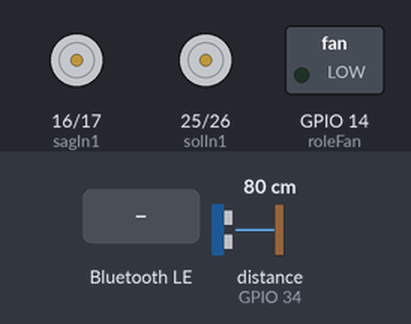
This program was run on a simulated ESP32. Shown: motor-driver pin pairs drawn as motors (green arrow = first pin HIGH = forward, orange = second pin HIGH = backward, longer = more drive, scaled by the enable pin), switched loads named in the program (green lamp = pin HIGH). Wiring (inferred from the names in the program): ultrasonic range finder: trigger GPIO 4; echo GPIO 34. The inputs (shaded band) are chosen by the test bench; at power-on: distance to the obstacle (sensor on GPIO 34) 80 cm. The echo pulse lasts 58.3 µs per cm; random numbers use the default seed unless the program sets one; nothing arrives over Bluetooth unless stated; a phone connects over Bluetooth LE 3 s after start; pins used as bus, display or sensor lines are not drawn; what the program prints to the serial monitor is not drawn.

Above: at 1.2 s.
1.3 s: Bluetooth LE write "X" received
At 2.4 s:
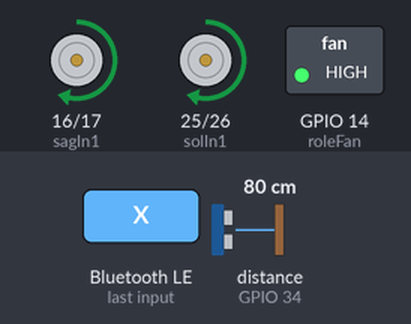
2.8 s: distance to the obstacle (sensor on GPIO 34) set to 35 cm
4.3 s: distance to the obstacle (sensor on GPIO 34) set to 29 cm
At 4.55 s:
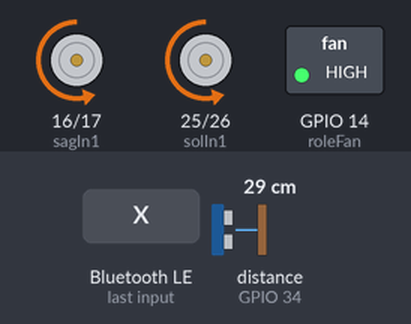
7.3 s: Bluetooth LE write "V" received
At 7.92 s:
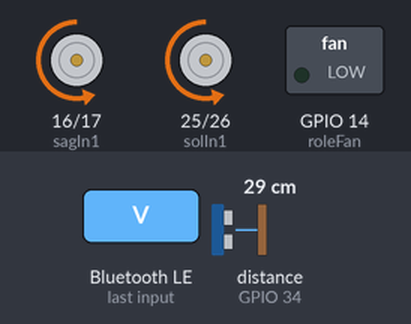
10.3 s: Bluetooth LE write "O" received
At 10.44 s:
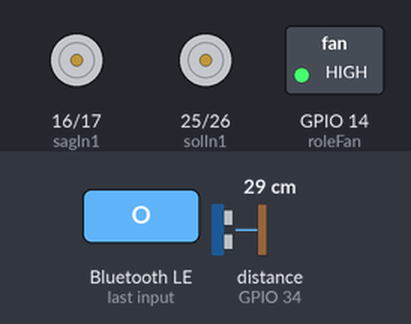
13.3 s: Bluetooth LE write "F" received
Timing chart, 0 to 15.9 s (numbered marks = the images above; inputs shaded):
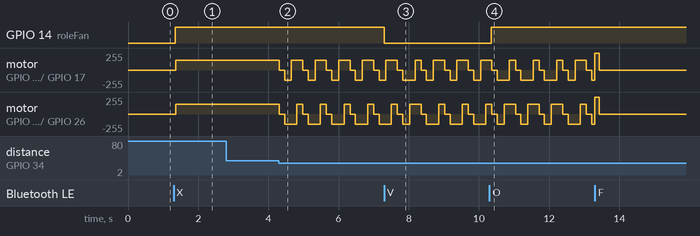

Measured:
- the behaviour switches between 32 and 31 cm on distance to the obstacle (sensor on GPIO 34) (found by bisection; images 1 and 2)
- after the input at 1.3 s, GPIO 14 (roleFan): LOW → HIGH after 0.05 s; motor on GPIO 16 (sagIn1) / GPIO 17 (sagIn2), motor on GPIO 25 (solIn1) / GPIO 26 (solIn2): stopped → forward 150/255 after 0.07 s
- after the input at 2.8 s, every drawn part: stays the same
- after the input at 7.3 s, GPIO 14 (roleFan): HIGH → LOW at once
- after the input at 10.3 s, GPIO 14 (roleFan): LOW → HIGH after 0.05 s

The program:

main.cpp
```cpp
/******************************************************************************
 * ROVER SÜPÜRGE — BLE Kontrollü Robot Süpürge
 *
 * Donanım:
 *   - ESP32 (BLE üzerinden Nordic UART servisi ile komut alır)
 *   - 2 adet DC motor + 2 adet L293D motor sürücü (sol/sağ teker)
 *   - HC-SR04 ön mesafe sensörü (otonom modda engel algılama)
 *   - TIP3055 NPN transistör ile sürülen salyangoz fan (aktif-HIGH)
 *   - 2S BMS 18650 Li-ion pillerin sağlıklı kontrolü için (ESP32, motorlar ve fan için)
 *   - 2S 18650 Li-ion pil (ESP32, motorlar ve fan için)
 *   - 12v fan için step-up dönüştürücü
 *   - Şasi, kapak ve montaj parçaları (3D baskı)
 *   - 2S pil şarj devresi (dahili Type-C USB ile şarj)
 *   - Güç Switchi (pil bağlantısını kesmek için)
 *
 * Çalışma Modları:
 *   1) Manuel mod  — telefondan gelen F/B/L/R tuşları ile küçük adımlı sürüş
 *   2) Otonom mod  — engelden kaçarak kendi başına gezinme + fan otomatik açık
 *
 * BLE Komutları (telefondan tek karakter olarak gönderilir):
 *   F = ileri    B = geri     L = sol     R = sağ
 *   S = tam dur (otonomu da kapatır)
 *   X = otonom modu başlat (fanı da açar)
 *   O = fan AÇ   P = fan KAPAT   V = fan toggle
 *
 * Telemetri (telefona her saniye gönderilir):
 *   "D:<mesafe_cm> F:<0|1> A:<0|1>"  → mesafe, fan durumu, otonom mod
 *
 * Kullanılan Kütüphaneler:
 *   - Arduino.h        → Arduino çekirdek API (pinMode, digitalWrite, millis,
 *                        delay, analogWrite/PWM, Serial vb. temel fonksiyonlar)
 *   - BLEDevice.h      → ESP32 BLE yığınının ana arayüzü; cihazı başlatır
 *                        (BLEDevice::init), server/advertising yönetir
 *   - BLEServer.h      → BLE sunucu nesnesi; bağlantı geri çağrılarını
 *                        (onConnect / onDisconnect) burada tanımlıyoruz
 *   - BLEUtils.h       → BLE yardımcı tipler ve makrolar (UUID dönüşümleri vb.)
 *   - BLE2902.h        → Notify özelliği için gerekli olan standart
 *                        Client Characteristic Configuration Descriptor (CCCD).
 *                        Telefon "notify aboneliği" açabilsin diye TX
 *                        karakteristiğine eklenir.
 *   - soc/soc.h        → ESP32 düşük seviye register tanımları
 *   - soc/rtc_cntl_reg.h → RTC kontrol register adresleri; brownout
 *                        dedektörünü devre dışı bırakmak için kullanılır
 *                        (WRITE_PERI_REG(RTC_CNTL_BROWN_OUT_REG, 0))
 *
 * NOT: BLE kütüphaneleri (BLEDevice, BLEServer, BLEUtils, BLE2902) ESP32
 * Arduino çekirdeği ile birlikte gelir; ayrıca kurulum gerekmez. platformio.ini
 * içinde "framework = arduino" ve "platform = espressif32" yeterlidir.
 ******************************************************************************/

#include <Arduino.h>
#include <BLEDevice.h>
#include <BLEServer.h>
#include <BLEUtils.h>
#include <BLE2902.h>
#include "soc/soc.h"
#include "soc/rtc_cntl_reg.h"

// ===========================================================================
// PİN TANIMLARI
// ===========================================================================

// Sol motor (L293D U2, M1 çıkışı)
const int solEnable = 18;   // PWM hız kontrolü
const int solIn1    = 25;   // Yön kontrolü 1
const int solIn2    = 26;   // Yön kontrolü 2

// Sağ motor (L293D U3, M3 çıkışı)
const int sagEnable = 19;
const int sagIn1    = 16;
const int sagIn2    = 17;

// HC-SR04 ön mesafe sensörü
const int onTrig = 4;       // Tetik çıkışı
const int onEcho = 34;      // Echo girişi (input-only pin)

// Salyangoz fan kontrolü (TIP3055 transistör üzerinden)
// GPIO14 → 1kΩ direnç → TIP3055 base; fan emitter-collector hattından geçer
const int roleFan = 14;
const bool ROLE_AKTIF = HIGH;  // Pin HIGH → transistör iletim → fan ÇALIŞIR
const bool ROLE_PASIF = LOW;   // Pin LOW  → transistör kesim  → fan DURUR

// ===========================================================================
// AYAR SABİTLERİ
// ===========================================================================

// Motor hızları (0-255 PWM aralığı)
// HIZ_ILERI bilerek düşük: HC-SR04 yumuşak/eğik yüzeyleri kötü gördüğü için
// yavaş hız reaksiyon süresini artırır, çarpışma şansını azaltır.
#define HIZ_ILERI       150   // Otonom moddaki ileri hız (yavaş = güvenli)
#define HIZ_GERI        150   // Otonom moddaki geri kaçış hızı
#define HIZ_DONUS       150   // Otonom moddaki dönüş hızı

// Engel algılama parametreleri
#define ENGEL_ESIK_CM   30    // Bu mesafenin altındaki cisimler engel sayılır (erken kaç)
#define MESAFE_GECERSIZ 999   // HC-SR04 timeout veya hatalı okuma değeri

// Otonom modda engelden kaçış adımlarının süreleri (ms)
#define SURE_DUR        150   // Engel görünce durup teyit etme süresi
#define SURE_GERI       200   // Engelden uzaklaşmak için geri gitme süresi
#define SURE_DONUS      150   // Yeni yön bulmak için dönüş süresi
#define SURE_KOR_ILERI  150   // Dönüş sonrası kısa süre kör ileri (kaçış-kaçış döngüsünü kırar)

// Manuel modda her tuşa basışta yapılacak küçük "dürtme" süreleri
// (Uygulama tek karakter gönderdiği için robot bu süre boyunca hareket eder)
#define DURTME_ILERI    120   // İleri/geri tek tuş süresi
#define DURTME_DONUS    80    // Sağ/sol tek tuş süresi (daha kısa = daha az açı)

// Telefona telemetri gönderim periyodu (ms)
#define SENSOR_PERIYOT  100

// ===========================================================================
// BLE — Nordic UART Service UUID'leri (standart NUS profili)
// ===========================================================================
#define SERVICE_UUID           "6E400001-B5A3-F393-E0A9-E50E24DCCA9E"
#define CHARACTERISTIC_UUID_RX "6E400002-B5A3-F393-E0A9-E50E24DCCA9E"  // Telefon → ESP32
#define CHARACTERISTIC_UUID_TX "6E400003-B5A3-F393-E0A9-E50E24DCCA9E"  // ESP32 → Telefon

// ===========================================================================
// DURUM DEĞİŞKENLERİ
// ===========================================================================

BLECharacteristic *pSensorCharacteristic;  // Telemetri karakteristiği (notify)
bool deviceConnected = false;              // BLE bağlı mı?
bool otonomMod       = false;              // Otonom mod aktif mi?
bool fanAcik         = false;              // Fan durumu

// Zamanlayıcılar (millis() tabanlı, bloke etmeyen kontrol için)
unsigned long sonSensorZamani    = 0;  // En son telemetri gönderim anı
unsigned long sonKomutZamani     = 0;  // En son manuel komut anı
unsigned long aktifDurtmeSuresi  = 0;  // Mevcut dürtmenin süresi (ileri/dönüş'e göre değişir)

// Otonom mod state machine — engelden kaçış adımları sırayla yürür
// OTO_KOR_ILERI: dönüş sonrası kısa süre engele bakmadan ileri gitme aşaması
// (aynı engelden tekrar tekrar kaçma döngüsünü kırmak için)
enum OtonomState { OTO_ILERI, OTO_DUR, OTO_GERI, OTO_DONUS, OTO_KOR_ILERI };
OtonomState otonomState = OTO_ILERI;
unsigned long otonomStateBaslangic = 0;  // Mevcut state'e girilen an
bool donusSaga = true;                   // Her engelde rastgele yön seçilir

// ===========================================================================
// BLE GERİ ÇAĞRILARI
// ===========================================================================

// Bağlantı durumunu takip eder; bağlantı kopunca tekrar advertising başlatır
class MyServerCallbacks: public BLEServerCallbacks {
  void onConnect(BLEServer* pServer) override {
    deviceConnected = true;
  }
  void onDisconnect(BLEServer* pServer) override {
    deviceConnected = false;
    BLEDevice::startAdvertising();  // Tekrar bağlanılabilsin diye reklam at
  }
};

// ===========================================================================
// FAN KONTROL
// ===========================================================================

// Fanı aç/kapat. ac=true → fan çalışır, ac=false → fan durur.
// Fan açılırken küçük bir gecikme verilir: motor PWM gürültüsü ve BLE radyosu
// stabil hale gelsin, ESP32 besleme spike'ı yaşamasın diye.
void fanAyarla(bool ac) {
  if (ac && !fanAcik) {
    delay(50);  // Açılış öncesi besleme stabilize olsun
  }
  fanAcik = ac;
  digitalWrite(roleFan, ac ? ROLE_AKTIF : ROLE_PASIF);
}

// ===========================================================================
// MOTOR KONTROL
// ===========================================================================

// İki tekeri aynı hızda fakat istenen yönlerde sür.
//   hiz       : 0-255 arası PWM değeri
//   sagIleri  : true → sağ teker ileri, false → geri
//   solIleri  : true → sol teker ileri, false → geri
//
// İleri gitmek için ikisi de true, geri için ikisi de false,
// sağa dönmek için sağ=false sol=true, sola dönmek için sağ=true sol=false.
void motorSur(int hiz, bool sagIleri, bool solIleri) {
  digitalWrite(sagIn1, sagIleri ? HIGH : LOW);
  digitalWrite(sagIn2, sagIleri ? LOW  : HIGH);
  analogWrite(sagEnable, hiz);
  digitalWrite(solIn1, solIleri ? HIGH : LOW);
  digitalWrite(solIn2, solIleri ? LOW  : HIGH);
  analogWrite(solEnable, hiz);
}

// İki motoru da durdur (PWM=0 ve yön pinleri LOW).
void motorDur() {
  analogWrite(sagEnable, 0);
  analogWrite(solEnable, 0);
  digitalWrite(sagIn1, LOW); digitalWrite(sagIn2, LOW);
  digitalWrite(solIn1, LOW); digitalWrite(solIn2, LOW);
}

// ===========================================================================
// MESAFE SENSÖRÜ
// ===========================================================================

// HC-SR04'ten tek ölçüm al, mesafeyi cm cinsinden döndür.
// Echo gelmezse (timeout 25ms) MESAFE_GECERSIZ döner.
long mesafeOku() {
  digitalWrite(onTrig, LOW);  delayMicroseconds(2);
  digitalWrite(onTrig, HIGH); delayMicroseconds(10);
  digitalWrite(onTrig, LOW);
  long sure = pulseIn(onEcho, HIGH, 25000);
  return (sure <= 0) ? MESAFE_GECERSIZ : (sure * 0.034 / 2);
}

// 3 ardışık okumanın medyanını döndürür — tek parazitli/sıçramış okumayı eler.
// Otonom modda yanlış engel algılamasını azaltmak için kullanılır.
//
// TIMEOUT MANTIĞI:
//   - 3/3 timeout → büyük ihtimalle açık alan (>4m boşluk), "engel yok" döndür
//   - 1-2 timeout → geçerli okumalardan en küçüğünü al (en yakın cisim önemli)
//   - 0 timeout   → klasik medyan
// Bu sayede açık alanda gereksiz manevra olmaz; ama yakında kararsız sinyal
// veren yumuşak/eğik yüzeyler hala yakalanır (en az bir okuma kısa gelir).
long mesafeOkuFiltreli() {
  long a = mesafeOku();
  long b = mesafeOku();
  long c = mesafeOku();

  int timeoutSayisi = (a == MESAFE_GECERSIZ) + (b == MESAFE_GECERSIZ) + (c == MESAFE_GECERSIZ);

  // Tüm okumalar timeout → açık alan, "engel yok"
  if (timeoutSayisi == 3) {
    return MESAFE_GECERSIZ;
  }

  // En az bir geçerli okuma var → timeoutları at, geçerlilerden en küçüğünü dön
  // (En yakın cisim en kritik bilgi, "kötümser" davranıyoruz)
  long enYakin = MESAFE_GECERSIZ;
  if (a != MESAFE_GECERSIZ && a < enYakin) enYakin = a;
  if (b != MESAFE_GECERSIZ && b < enYakin) enYakin = b;
  if (c != MESAFE_GECERSIZ && c < enYakin) enYakin = c;
  return enYakin;
}

// ===========================================================================
// BLE KOMUT İŞLEYİCİ
// ===========================================================================

// Telefondan gelen her yazma işleminde tetiklenir. İlk karakteri komut sayar.
class MyCallbacks: public BLECharacteristicCallbacks {
  void onWrite(BLECharacteristic *pCharacteristic) override {
    String value = pCharacteristic->getValue().c_str();
    if (value.length() == 0) return;
    char komut = value[0];

    switch (komut) {
      case 'X':  // Otonom modu başlat — fan otomatik açılır, state sıfırlanır
        otonomMod = true;
        otonomState = OTO_ILERI;
        otonomStateBaslangic = millis();
        fanAyarla(true);
        break;

      case 'S':  // Acil durdurma — otonomu kapatır, motorları durdurur, fanı kapatır
        otonomMod = false;
        motorDur();
        fanAyarla(false);  // X ile açılan fan, S ile birlikte otomatik kapansın
        break;

      case 'V':  // Fan toggle (aç/kapa)
        fanAyarla(!fanAcik);
        break;

      case 'O':  // Fan AÇ
        fanAyarla(true);
        break;

      case 'P':  // Fan KAPAT
        fanAyarla(false);
        break;

      // Manuel sürüş komutları — küçük "dürtme" yapar, watchdog süre sonu durdurur
      case 'F': case 'B': case 'L': case 'R':
        otonomMod = false;
        sonKomutZamani = millis();
        if      (komut == 'F') { motorSur(255, true,  true);  aktifDurtmeSuresi = DURTME_ILERI; }
        else if (komut == 'B') { motorSur(255, false, false); aktifDurtmeSuresi = DURTME_ILERI; }
        else if (komut == 'L') { motorSur(240, true,  false); aktifDurtmeSuresi = DURTME_DONUS; }
        else if (komut == 'R') { motorSur(240, false, true);  aktifDurtmeSuresi = DURTME_DONUS; }
        break;
    }
  }
};

// ===========================================================================
// SETUP — Sistem başlatma
// ===========================================================================
void setup() {
  // Brownout dedektörünü devre dışı bırak: fan/motor kalkış akımında oluşan
  // anlık voltaj düşmelerinde ESP32 kendini resetlemesin diye.
  WRITE_PERI_REG(RTC_CNTL_BROWN_OUT_REG, 0);

  Serial.begin(115200);

  // Motor pinlerini çıkış yap
  pinMode(sagEnable, OUTPUT); pinMode(sagIn1, OUTPUT); pinMode(sagIn2, OUTPUT);
  pinMode(solEnable, OUTPUT); pinMode(solIn1, OUTPUT); pinMode(solIn2, OUTPUT);

  // Mesafe sensörü pinleri
  pinMode(onTrig, OUTPUT);
  pinMode(onEcho, INPUT);

  // Rastgele dönüş yönü için iyi bir seed: boş analog pin + ESP32 donanım RNG
  randomSeed(analogRead(35) ^ esp_random());

  // Fan kontrol pini: TIP3055 aktif-HIGH olduğu için boot anında LOW kalsın.
  // INPUT_PULLDOWN ile pini önce yere çek, sonra OUTPUT LOW yaz — bu sayede
  // boot süresince transistör base'i floating kalmaz ve fan kendiliğinden
  // tetiklenmez.
  pinMode(roleFan, INPUT_PULLDOWN);
  delayMicroseconds(100);
  digitalWrite(roleFan, ROLE_PASIF);
  pinMode(roleFan, OUTPUT);
  digitalWrite(roleFan, ROLE_PASIF);
  fanAcik = false;
  motorDur();

  // BLE servisini başlat (Nordic UART profili)
  BLEDevice::init("Rover_Supurge");
  BLEServer *pServer = BLEDevice::createServer();
  pServer->setCallbacks(new MyServerCallbacks());
  BLEService *pService = pServer->createService(SERVICE_UUID);

  // RX karakteristiği — telefondan komut alır
  BLECharacteristic *pRxChar = pService->createCharacteristic(
      CHARACTERISTIC_UUID_RX, BLECharacteristic::PROPERTY_WRITE);
  pRxChar->setCallbacks(new MyCallbacks());

  // TX karakteristiği — telefona telemetri gönderir (notify)
  pSensorCharacteristic = pService->createCharacteristic(
      CHARACTERISTIC_UUID_TX, BLECharacteristic::PROPERTY_NOTIFY);
  pSensorCharacteristic->addDescriptor(new BLE2902());

  pService->start();
  pServer->getAdvertising()->start();
  Serial.println("Rover_Supurge hazir, BLE baglantisi bekleniyor...");
}

// ===========================================================================
// OTONOM MOD STATE MACHINE
// ===========================================================================
//
// Engelden kaçış 5 aşamalı bir state makinesiyle yürütülür. delay() kullanılmaz;
// her aşama millis() ile süre kontrol eder. Bu sayede otonom moddayken bile
// BLE komutları (özellikle 'S' acil dur) anında işlenebilir.
//
//   OTO_ILERI      → düz ilerle, mesafe sensörü ile sürekli engel kontrolü
//   OTO_DUR        → engel görüldü, dur, kısa süre sonra teyit oku (false alarm filtresi)
//   OTO_GERI       → teyit edildi, geri git
//   OTO_DONUS      → rastgele seçilen yöne dön
//   OTO_KOR_ILERI  → dönüş sonrası kısa süre engel kontrolü yapmadan ileri git
//                    (kaçış-kaçış döngüsünü kırmak için), sonra OTO_ILERI'ye dön
// ===========================================================================
void otonomCalistir() {
  unsigned long simdi = millis();
  unsigned long gecen = simdi - otonomStateBaslangic;

  switch (otonomState) {
    case OTO_ILERI: {
      long d = mesafeOkuFiltreli();
      if (d > 0 && d <= ENGEL_ESIK_CM) {
        // Engel algılandı → dur ve teyit aşamasına geç
        motorDur();
        otonomState = OTO_DUR;
        otonomStateBaslangic = simdi;
      } else {
        motorSur(HIZ_ILERI, true, true);
      }
      break;
    }

    case OTO_DUR: {
      if (gecen >= SURE_DUR) {
        // Dur süresi doldu — engel hala duruyor mu kontrol et
        long d = mesafeOkuFiltreli();
        if (d > 0 && d <= ENGEL_ESIK_CM) {
          // Gerçek engel: geri git, dönüş yönünü rastgele seç
          donusSaga = (random(2) == 0);
          motorSur(HIZ_GERI, false, false);
          otonomState = OTO_GERI;
          otonomStateBaslangic = simdi;
        } else {
          // False alarm (parazit, geçici cisim) → ileri yola devam
          otonomState = OTO_ILERI;
        }
      }
      break;
    }

    case OTO_GERI: {
      if (gecen >= SURE_GERI) {
        // Yeterince geri gidildi → seçilen yöne dön
        if (donusSaga) motorSur(HIZ_DONUS, false, true);   // sağa dön
        else           motorSur(HIZ_DONUS, true,  false);  // sola dön
        otonomState = OTO_DONUS;
        otonomStateBaslangic = simdi;
      }
      break;
    }

    case OTO_DONUS: {
      if (gecen >= SURE_DONUS) {
        // Dönüş tamamlandı → kısa süre kör ileri git
        // (sensör hala aynı engele bakıyor olabilir, hemen tekrar kaçmasın)
        motorSur(HIZ_ILERI, true, true);
        otonomState = OTO_KOR_ILERI;
        otonomStateBaslangic = simdi;
      }
      break;
    }

    case OTO_KOR_ILERI: {
      // Bu state'te kasten engel kontrolü YAPILMIYOR → kaçış-kaçış döngüsünü
      // kırar. Yeni yöne biraz mesafe aldıktan sonra normal sürüşe dön.
      if (gecen >= SURE_KOR_ILERI) {
        otonomState = OTO_ILERI;
      }
      break;
    }
  }
}

// ===========================================================================
// ANA DÖNGÜ
// ===========================================================================
void loop() {
  // 1) Periyodik olarak telefona telemetri gönder (mesafe, fan, mod)
  if (deviceConnected && (millis() - sonSensorZamani > SENSOR_PERIYOT)) {
    long d = mesafeOku();
    String veri = "D:" + String(d) +
                  " F:" + String(fanAcik ? 1 : 0) +
                  " A:" + String(otonomMod ? 1 : 0);
    pSensorCharacteristic->setValue(veri.c_str());
    pSensorCharacteristic->notify();
    sonSensorZamani = millis();
  }

  // 2) Otonom moddaysa state machine'i ilerlet
  if (otonomMod) {
    otonomCalistir();
  }
  // 3) Manuel moddaysa: dürtme süresi dolduysa motorları durdur (watchdog)
  else if (sonKomutZamani > 0 && (millis() - sonKomutZamani > aktifDurtmeSuresi)) {
    motorDur();
    sonKomutZamani = 0;
  }

  delay(10);  // CPU'yu rahatlatmak için kısa bekleme
}
```
